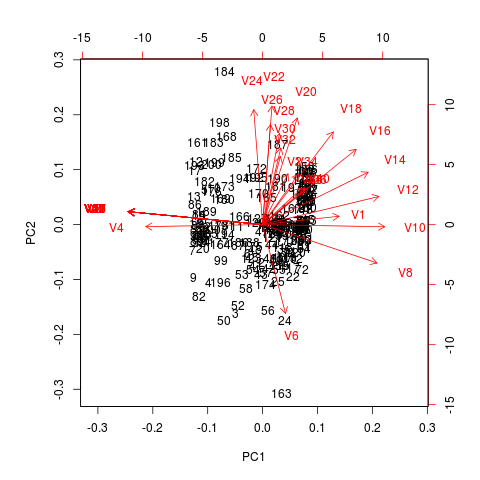

Recreate this plot in R.
library("kohonen")

breads <- read.csv('../data/clasificadorPostasameSize.csv',h=F)

breads <- breads[1:200,]
breads <- breads[-3]
breads <- breads[-41]

pca <- prcomp(breads,xret=T,scores=T,scale=T,center=T)

png("pca.png")
biplot(pca)
dev.off()
